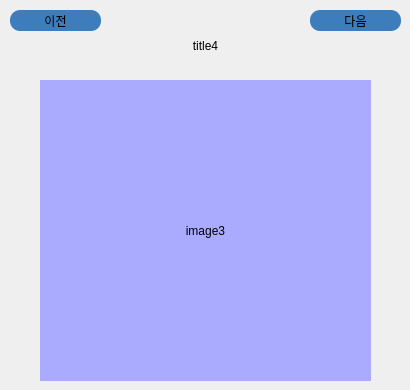
     <widget class="QWidget" name="page_3">
      <widget class="QPushButton" name="btn_Main_movie_info_before_4">
       <property name="geometry">
        <rect>
         <x>10</x>
         <y>10</y>
         <width>91</width>
         <height>21</height>
        </rect>
       </property>
       <property name="font">
        <font>
         <family>휴먼편지체</family>
         <pointsize>9</pointsize>
         <weight>50</weight>
         <italic>false</italic>
         <bold>false</bold>
        </font>
       </property>
       <property name="styleSheet">
        <string notr="true">#btn_Main_movie_info_before_4{
background-color: rgb(62, 125, 188);
font: 9pt &quot;휴먼편지체&quot;;
border-style:outset;
border-radius:10px
}
#btn_Main_movie_info_before_4:pressed
{
background-color:rgb(85, 190, 255)
}</string>
       </property>
       <property name="text">
        <string>이전</string>
       </property>
      </widget>
      <widget class="QPushButton" name="btn_Main_movie_info_next_4">
       <property name="geometry">
        <rect>
         <x>310</x>
         <y>10</y>
         <width>91</width>
         <height>21</height>
        </rect>
       </property>
       <property name="font">
        <font>
         <family>휴먼편지체</family>
         <pointsize>9</pointsize>
         <weight>50</weight>
         <italic>false</italic>
         <bold>false</bold>
        </font>
       </property>
       <property name="styleSheet">
        <string notr="true">#btn_Main_movie_info_next_4{
background-color: rgb(62, 125, 188);
font: 9pt &quot;휴먼편지체&quot;;
border-style:outset;
border-radius:10px
}
#btn_Main_movie_info_next_4:pressed
{
background-color:rgb(85, 190, 255)
}</string>
       </property>
       <property name="text">
        <string>다음</string>
       </property>
      </widget>
      <widget class="QLabel" name="lbl_movie_name_4">
       <property name="geometry">
        <rect>
         <x>100</x>
         <y>30</y>
         <width>211</width>
         <height>31</height>
        </rect>
       </property>
       <property name="text">
        <string>title4</string>
       </property>
       <property name="alignment">
        <set>Qt::AlignCenter</set>
       </property>
      </widget>
      <widget class="QLabel" name="lbl_movie_image_4">
       <property name="geometry">
        <rect>
         <x>40</x>
         <y>80</y>
         <width>331</width>
         <height>301</height>
        </rect>
       </property>
       <property name="styleSheet">
        <string notr="true">background-color:rgb(170, 170, 255)</string>
       </property>
       <property name="text">
        <string>image3</string>
       </property>
       <property name="alignment">
        <set>Qt::AlignCenter</set>
       </property>
      </widget>
     </widget>
